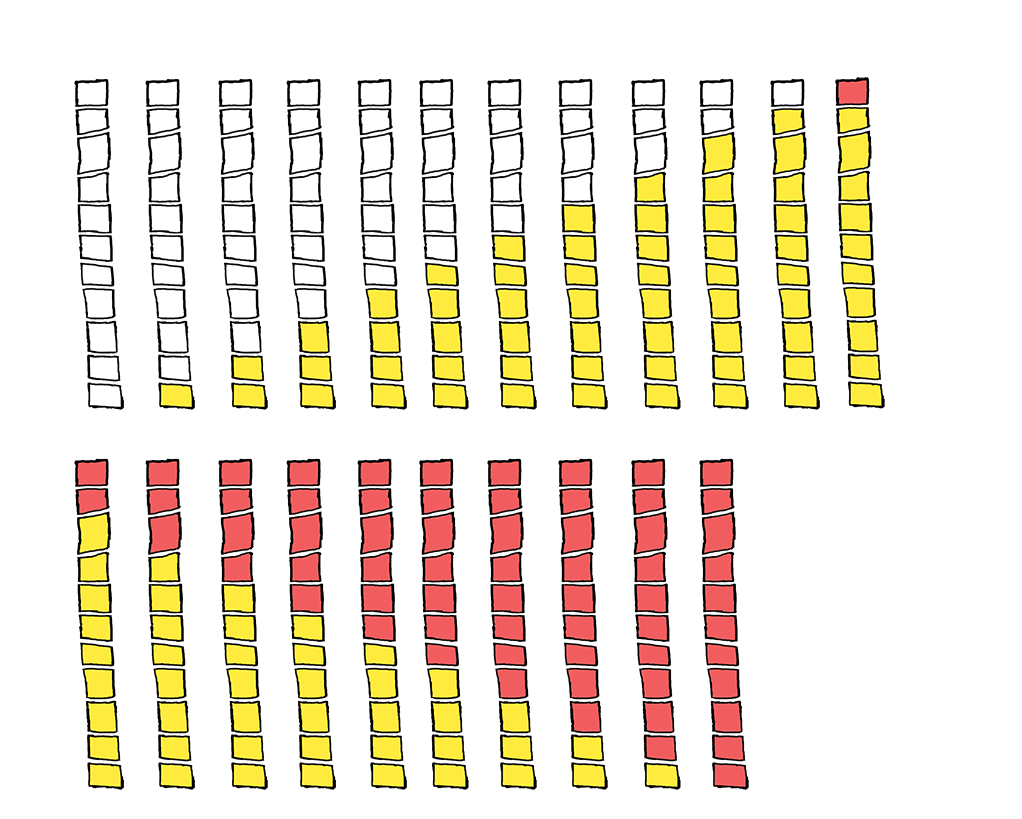
#> input picture assets-v2/saborosa-hustlebar-1-low.png, 1022 x 819 px; its folder holds 5 pictures in this run
$ python build-hustlebar.py
#> lines starting #> are read from the running program, lines starting #| are printed output that depends on the picture
#!/usr/bin/env python3
"""
build-hustlebar.py — the Time Boss's health bar.

The master (`assets-v2/saborosa-hustlebar-1-low.png`) is a contact sheet of
hand-drawn VERTICAL bars, 11 squares each, in two rows. Read as a ladder they
are one bar at every state it can be in:

    WWWWWWWWWWW   empty — the boss is dead
    WWWWWWWWWWY   yellow rises from the BOTTOM
    ...
    WYYYYYYYYYY
    YYYYYYYYYYY   ← NOT ON THE SHEET. This script draws it.
    RYYYYYYYYYY   red then descends from the TOP
    ...
    RRRRRRRRRRR   full — the boss at full health

So the level of a bar is `(11 - whites) + reds`: 0..22, twenty-three states, of
which the master has twenty-two. The missing one is the changeover — the instant
the bar is all yellow and no red is left — and it is missing because it is the
only state that is neither "some white" nor "some red". It is generated here
from the WYYYYYYYYYY bar by tinting its one white square yellow.

⚠️ THE TINT IS A MULTIPLY, not a fill. The squares are ink drawings: a flat fill
would eat the black outline and the pencil texture inside it. Multiplying by the
yellow sampled from the square below maps white→yellow and black→black and every
antialiased grey in between to a darker yellow — which is exactly what the artist
drew in the other ten squares.

The bars come out HORIZONTAL: each is rotated 90° anticlockwise, so the vertical
bar's bottom (where the yellow starts) ends up on the RIGHT. Full health is then
a solid red bar that drains right-to-left, the way a health bar is read.

⚠️ AND THE WHITE FRAMES ARE THEN MIRRORED. In the master the two phases fill
from OPPOSITE ends — yellow rises from the bottom, red descends from the top —
so once rotated, the red drains right-to-left but the white would eat in from
the left. Same bar, two contradictory directions. Mirroring every frame that
contains white flips the second phase to match the first, so the remaining
health is always anchored at the LEFT end and the bar empties one way throughout.
The wobble of the ink flips with it, but every bar on the sheet is drawn
separately and already differs frame to frame, so nothing reads as a seam.

Output is one column of 23 uniform cells — frame k is (0, k*CELL_H, CELL_W,
CELL_H), no per-frame table — written lossless (flat ink art; lossy rings the
outlines) to the flying dungeon's asset root, which package.sh already globs.

    python3 tools/build-hustlebar.py
"""
import os
import sys
from collections import Counter

from PIL import Image

HERE = os.path.dirname(os.path.abspath(__file__))
ROOT = os.path.abspath(os.path.join(HERE, '..', '..'))
MASTER = os.path.join(ROOT, 'assets-v2', 'saborosa-hustlebar-1-low.png')
OUT_DIR = os.path.join(ROOT, 'assets-v2', 'flying-dungeon')
OUT = os.path.join(OUT_DIR, 'saborosa-hustlebar.webp')

CELLS = 11          # squares per bar
INK = 90            # below this on all channels is the outline, not a fill


def bands(occ, gap):
    """Runs of non-empty entries, merging gaps shorter than `gap`."""
    out, start, last = [], None, None
    for i, n in enumerate(occ):
        if n > 0:
            if start is None:
                start = i
            last = i
        elif start is not None and i - last > gap:
            out.append((start, last))
            start = None
    if start is not None:
        out.append((start, last))
    return out


def classify(p):
    r, g, b = p[:3]
    if r > 200 and g > 200 and b > 200:
        return 'W'
    if r > 200 and g > 170 and b < 120:
        return 'Y'
    if r > 180 and g < 130:
        return 'R'
    return '?'


def read_cells(px, x0, x1, y0, y1):
    """The 11 squares of one bar, top to bottom, as W/Y/R."""
    out = []
    ch = (y1 - y0 + 1) / float(CELLS)
    cx = (x0 + x1) // 2
    for k in range(CELLS):
        cy = int(y0 + ch * (k + 0.5))
        c = Counter()
        for dy in range(-4, 5):
            for dx in range(-6, 7):
                p = px[cx + dx, cy + dy]
                if p[3] < 40:
                    continue
                if p[0] < INK and p[1] < INK and p[2] < INK:
                    continue                      # the outline, not the fill
                c[classify(p)] += 1
        out.append(c.most_common(1)[0][0] if c else '.')
    return ''.join(out)


def modal_colour(im, box, want):
    """The most common fill colour of `want` ('Y') inside a box."""
    c = Counter()
    for y in range(box[1], box[3]):
        for x in range(box[0], box[2]):
            p = im.getpixel((x, y))
            if p[3] < 200:
                continue
            if p[0] < INK and p[1] < INK and p[2] < INK:
                continue
            if classify(p) == want:
                c[p[:3]] += 1
    if not c:
        sys.exit('no %s pixels found to sample' % want)
    return c.most_common(1)[0][0]


def main():
    if not os.path.exists(MASTER):
        sys.exit('missing master: %s' % MASTER)
    im = Image.open(MASTER).convert('RGBA')
#> im is the input picture: PIL image 1022x819 RGBA; mean R, G, B, A 135.8, 126.6, 112, 64.7
    w, h = im.size
#> w = 1022; h = 819
    px = im.load()

    rows = bands([sum(1 for x in range(w) if px[x, y][3] > 20) for y in range(h)], 20)
#> the loop in bands, `for i, n in enumerate(occ):` made 819 passes
#> start on pass 78: 77
#> after the loop in bands, `for i, n in enumerate(occ):`: out = [(77, 409), (458, 789)]
#> rows = [(77, 409), (458, 789)]
    found = {}
    for (y0, y1) in rows:
        cols = bands([sum(1 for y in range(y0, y1 + 1) if px[x, y][3] > 20) for x in range(w)], 8)
        for (x0, x1) in cols:
            cells = read_cells(px, x0, x1, y0, y1)
            if '?' in cells or '.' in cells:
                sys.exit('unreadable bar at x%d y%d: %s' % (x0, y0, cells))
            level = (CELLS - cells.count('W')) + cells.count('R')
            if level in found:
                sys.exit('two bars claim level %d' % level)
            found[level] = (x0, y0, x1, y1, cells)
#> this loop made 2 passes
#> (y0, y1) on pass 1: (77, 409)

    total = CELLS * 2 + 1
    missing = [k for k in range(total) if k not in found]
    print('%d bars read, levels %d..%d, missing %s'
          % (len(found), min(found), max(found), missing))
#| 22 bars read, levels 0..22, missing [11]
    if missing != [CELLS]:
        sys.exit('expected only the all-yellow bar (level %d) to be missing' % CELLS)

    # --- Draw the missing bar -------------------------------------------------
    # Level 10 is WYYYYYYYYYY: the same bar with its top square still white.
    x0, y0, x1, y1, cells = found[CELLS - 1]
    src = im.crop((x0, y0, x1 + 1, y1 + 1))
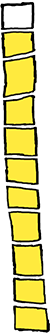
#> src: PIL image 50x333 RGBA; mean R, G, B, A 119, 112, 43.9, 147.8; transparent parts drawn white
    cw, ch = src.size
    cell_h = ch / float(CELLS)
    yellow = modal_colour(src, (0, int(cell_h * 1.2), cw, int(cell_h * 2.8)), 'Y')
    print('sampled yellow %s from the square below' % (yellow,))
#| sampled yellow (255, 234, 62) from the square below

    made = src.copy()
    mp = made.load()
    # MULTIPLY over the top square only. White → yellow, ink → ink, and every
    # antialiased grey between them → a darker yellow, which is what the other
    # ten squares actually contain.
    for y in range(0, int(round(cell_h)) + 1):
        for x in range(cw):
            r, g, b, a = mp[x, y]
            if a == 0:
                continue
            mp[x, y] = (r * yellow[0] // 255, g * yellow[1] // 255,
                        b * yellow[2] // 255, a)
    found[CELLS] = ('generated', made)

    # --- Lay them out ---------------------------------------------------------
    # Rotated so the bar reads left-to-right, then centred in a uniform cell:
    # the bars are hand-drawn and differ by a pixel or two, and a common cell is
    # what stops the bar twitching sideways every time the frame changes.
    frames = []
    for k in range(total):
        f = found[k]
        crop = f[1] if f[0] == 'generated' else im.crop((f[0], f[1], f[2] + 1, f[3] + 1))
        bar = crop.rotate(90, expand=True)            # PIL rotates anticlockwise
        # The white phase fills from the wrong end — see the header. Levels below
        # CELLS are exactly the ones with white in them.
        if k < CELLS:
            bar = bar.transpose(Image.FLIP_LEFT_RIGHT)
        frames.append(bar)
#> this loop made 23 passes
#> pass 1, in main, `crop = f[1] if f[0] == 'generated' else im.crop((f[0], f[1], f[2] + 1,..`:
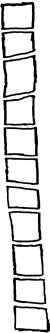
#> crop: PIL image 50x333 RGBA; mean R, G, B, A 118.3, 118.3, 118.3, 147.7; transparent parts drawn white
#> pass 1, in main, `bar = crop.rotate(90, expand=True)`:
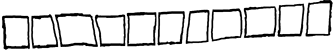
#> bar: PIL image 333x50 RGBA; mean R, G, B, A 118.3, 118.3, 118.3, 147.7; transparent parts drawn white
#> pass 1, in main, `bar = bar.transpose(Image.FLIP_LEFT_RIGHT)`:
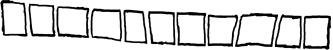
#> bar: PIL image 333x50 RGBA; mean R, G, B, A 118.3, 118.3, 118.3, 147.7; transparent parts drawn white
#> pass 2, in main, `crop = f[1] if f[0] == 'generated' else im.crop((f[0], f[1], f[2] + 1,..`:
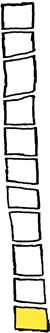
#> crop: PIL image 50x333 RGBA; mean R, G, B, A 118.3, 117.7, 111.2, 147.7; transparent parts drawn white

    cw = max(f.size[0] for f in frames)
    ch = max(f.size[1] for f in frames)
    sheet = Image.new('RGBA', (cw, ch * total), (0, 0, 0, 0))
#> sheet: PIL image 333x1150 RGBA; every value is 0
    for k, f in enumerate(frames):
        sheet.alpha_composite(f, ((cw - f.size[0]) // 2,
                                  k * ch + (ch - f.size[1]) // 2))
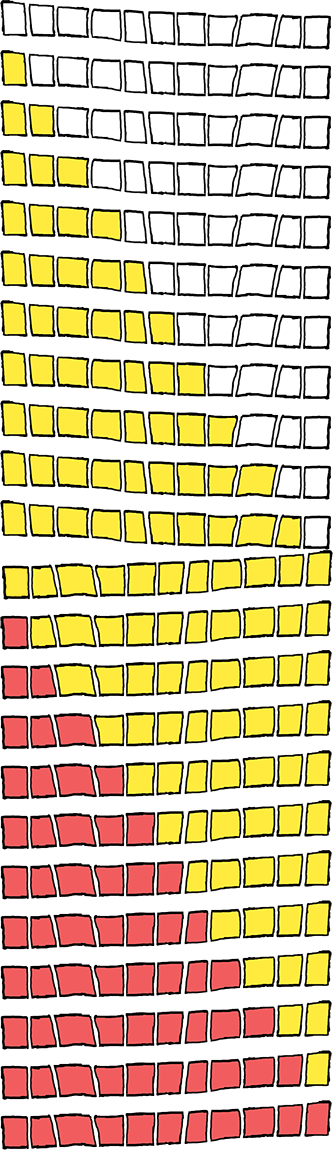
#> sheet: PIL image 333x1150 RGBA; mean R, G, B, A 109.2, 88.7, 53.7, 147.7; transparent parts drawn white

    os.makedirs(OUT_DIR, exist_ok=True)
    sheet.save(OUT, lossless=True, quality=100, method=6)
    print('%d frames, cell %dx%d -> %s (%.0fKB)'
          % (total, cw, ch, OUT, os.path.getsize(OUT) / 1024))
#| 23 frames, cell 333x50 -> assets-v2/flying-dungeon/saborosa-hustlebar.webp (157KB)
    print('set BAR_CELL_W: %d, BAR_CELL_H: %d, BAR_FRAMES: %d in config.js'
          % (cw, ch, total))
#| set BAR_CELL_W: 333, BAR_CELL_H: 50, BAR_FRAMES: 23 in config.js


if __name__ == '__main__':
    main()
